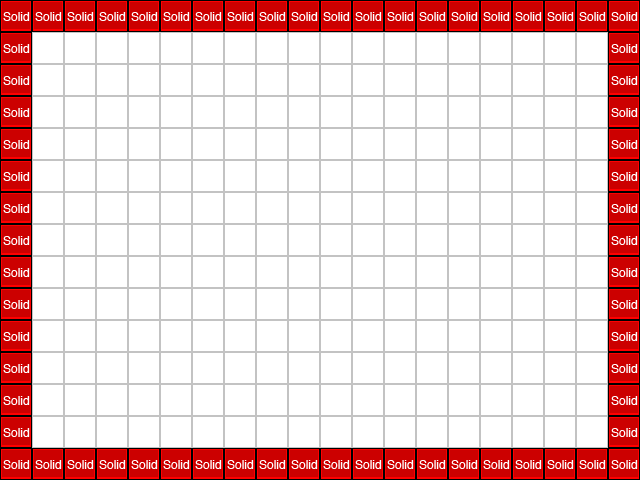

This is a level from a 2D game, rendered from its Tiled map with the project's own tilesets. A one-line summary and the map file follow, with tile-layer data summarised:
An orthogonal 20x15 tile map with 32x32 px tiles, 2 tile layers (foreground, collision), 2 tilesets and 1 object (mainPlayer).

<map version="1.0" orientation="orthogonal" width="20" height="15" tilewidth="32" tileheight="32">
 <tileset firstgid="1" name="area01_level_tiles" tilewidth="32" tileheight="32">
  <image source="../img/map/area01_level_tiles.png" trans="ff00ff" width="315" height="258" />
 </tileset>
 <tileset firstgid="73" name="metatiles32x32" tilewidth="32" tileheight="32">
  <image source="../img/map/metatiles32x32.png" trans="ff00ff" width="160" height="32" />
  <tile id="0">
   <properties>
    <property name="type" value="solid" />
   </properties>
  </tile>
 </tileset>
 <layer name="foreground" width="20" height="15">
  <data>[300 cells, 300 non-empty, 9 distinct tile ids]</data>
 </layer>
 <objectgroup name="Entities" width="20" height="15">
  <object name="mainPlayer" x="66" y="418" width="26" height="29">
   <properties>
    <property name="image" value="gripe_run_right" />
    <property name="spritewidth" value="32" />
   </properties>
  </object>
 </objectgroup>
 <layer name="collision" width="20" height="15">
  <data>[300 cells, 66 non-empty, 1 distinct tile ids]</data>
 </layer>
</map>
